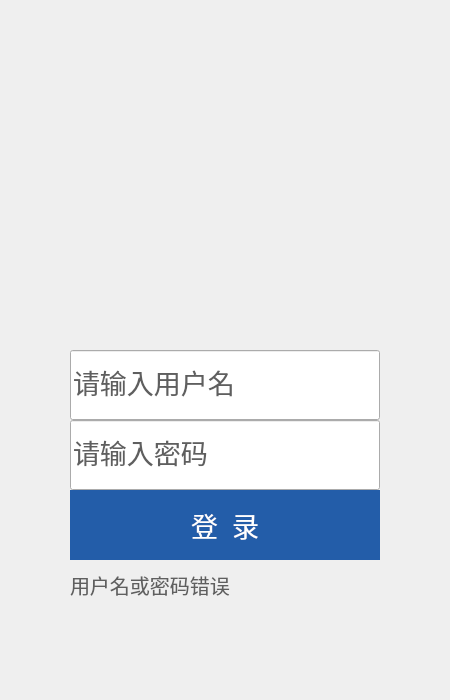
<?xml version="1.0" encoding="UTF-8"?>
<ui version="4.0">
 <class>MainWindow</class>
 <widget class="QMainWindow" name="MainWindow">
  <property name="enabled">
   <bool>true</bool>
  </property>
  <property name="geometry">
   <rect>
    <x>0</x>
    <y>0</y>
    <width>450</width>
    <height>700</height>
   </rect>
  </property>
  <property name="minimumSize">
   <size>
    <width>450</width>
    <height>700</height>
   </size>
  </property>
  <property name="maximumSize">
   <size>
    <width>450</width>
    <height>700</height>
   </size>
  </property>
  <property name="windowTitle">
   <string>Login</string>
  </property>
  <widget class="QWidget" name="centralWidget">
   <widget class="QLabel" name="bg_title">
    <property name="geometry">
     <rect>
      <x>0</x>
      <y>0</y>
      <width>450</width>
      <height>700</height>
     </rect>
    </property>
    <property name="minimumSize">
     <size>
      <width>450</width>
      <height>700</height>
     </size>
    </property>
    <property name="maximumSize">
     <size>
      <width>450</width>
      <height>700</height>
     </size>
    </property>
    <property name="text">
     <string/>
    </property>
    <property name="textFormat">
     <enum>Qt::AutoText</enum>
    </property>
    <property name="pixmap">
     <pixmap>../loginbg.jpg</pixmap>
    </property>
   </widget>
   <widget class="QLineEdit" name="username">
    <property name="geometry">
     <rect>
      <x>70</x>
      <y>350</y>
      <width>310</width>
      <height>70</height>
     </rect>
    </property>
    <property name="minimumSize">
     <size>
      <width>310</width>
      <height>70</height>
     </size>
    </property>
    <property name="maximumSize">
     <size>
      <width>310</width>
      <height>70</height>
     </size>
    </property>
    <property name="palette">
     <palette>
      <active>
       <colorrole role="Text">
        <brush brushstyle="SolidPattern">
         <color alpha="255">
          <red>95</red>
          <green>95</green>
          <blue>95</blue>
         </color>
        </brush>
       </colorrole>
      </active>
      <inactive>
       <colorrole role="Text">
        <brush brushstyle="SolidPattern">
         <color alpha="255">
          <red>95</red>
          <green>95</green>
          <blue>95</blue>
         </color>
        </brush>
       </colorrole>
      </inactive>
      <disabled>
       <colorrole role="Text">
        <brush brushstyle="SolidPattern">
         <color alpha="255">
          <red>120</red>
          <green>120</green>
          <blue>120</blue>
         </color>
        </brush>
       </colorrole>
      </disabled>
     </palette>
    </property>
    <property name="font">
     <font>
      <family>微软雅黑</family>
      <pointsize>20</pointsize>
      <weight>50</weight>
      <bold>false</bold>
     </font>
    </property>
    <property name="text">
     <string>请输入用户名</string>
    </property>
   </widget>
   <widget class="QLineEdit" name="password">
    <property name="geometry">
     <rect>
      <x>70</x>
      <y>420</y>
      <width>310</width>
      <height>70</height>
     </rect>
    </property>
    <property name="minimumSize">
     <size>
      <width>310</width>
      <height>70</height>
     </size>
    </property>
    <property name="maximumSize">
     <size>
      <width>310</width>
      <height>70</height>
     </size>
    </property>
    <property name="palette">
     <palette>
      <active>
       <colorrole role="WindowText">
        <brush brushstyle="SolidPattern">
         <color alpha="255">
          <red>0</red>
          <green>0</green>
          <blue>0</blue>
         </color>
        </brush>
       </colorrole>
       <colorrole role="Text">
        <brush brushstyle="SolidPattern">
         <color alpha="255">
          <red>95</red>
          <green>95</green>
          <blue>95</blue>
         </color>
        </brush>
       </colorrole>
      </active>
      <inactive>
       <colorrole role="WindowText">
        <brush brushstyle="SolidPattern">
         <color alpha="255">
          <red>0</red>
          <green>0</green>
          <blue>0</blue>
         </color>
        </brush>
       </colorrole>
       <colorrole role="Text">
        <brush brushstyle="SolidPattern">
         <color alpha="255">
          <red>95</red>
          <green>95</green>
          <blue>95</blue>
         </color>
        </brush>
       </colorrole>
      </inactive>
      <disabled>
       <colorrole role="WindowText">
        <brush brushstyle="SolidPattern">
         <color alpha="255">
          <red>120</red>
          <green>120</green>
          <blue>120</blue>
         </color>
        </brush>
       </colorrole>
       <colorrole role="Text">
        <brush brushstyle="SolidPattern">
         <color alpha="255">
          <red>120</red>
          <green>120</green>
          <blue>120</blue>
         </color>
        </brush>
       </colorrole>
      </disabled>
     </palette>
    </property>
    <property name="font">
     <font>
      <family>微软雅黑</family>
      <pointsize>20</pointsize>
      <stylestrategy>PreferDefault</stylestrategy>
      <kerning>true</kerning>
     </font>
    </property>
    <property name="text">
     <string>请输入密码</string>
    </property>
   </widget>
   <widget class="QPushButton" name="submit">
    <property name="geometry">
     <rect>
      <x>70</x>
      <y>490</y>
      <width>310</width>
      <height>70</height>
     </rect>
    </property>
    <property name="minimumSize">
     <size>
      <width>310</width>
      <height>70</height>
     </size>
    </property>
    <property name="maximumSize">
     <size>
      <width>310</width>
      <height>70</height>
     </size>
    </property>
    <property name="font">
     <font>
      <family>微软雅黑</family>
      <pointsize>20</pointsize>
      <weight>50</weight>
      <bold>false</bold>
     </font>
    </property>
    <property name="cursor">
     <cursorShape>PointingHandCursor</cursorShape>
    </property>
    <property name="styleSheet">
     <string notr="true">background-color: rgb(35, 93, 169);
border: none;
selection-background-color: rgb(6, 161, 224);
color: rgb(255, 255, 255);</string>
    </property>
    <property name="text">
     <string>登  录</string>
    </property>
   </widget>
   <widget class="QLabel" name="reminder">
    <property name="enabled">
     <bool>true</bool>
    </property>
    <property name="geometry">
     <rect>
      <x>70</x>
      <y>570</y>
      <width>300</width>
      <height>30</height>
     </rect>
    </property>
    <property name="palette">
     <palette>
      <active>
       <colorrole role="WindowText">
        <brush brushstyle="SolidPattern">
         <color alpha="255">
          <red>95</red>
          <green>95</green>
          <blue>95</blue>
         </color>
        </brush>
       </colorrole>
      </active>
      <inactive>
       <colorrole role="WindowText">
        <brush brushstyle="SolidPattern">
         <color alpha="255">
          <red>95</red>
          <green>95</green>
          <blue>95</blue>
         </color>
        </brush>
       </colorrole>
      </inactive>
      <disabled>
       <colorrole role="WindowText">
        <brush brushstyle="SolidPattern">
         <color alpha="255">
          <red>120</red>
          <green>120</green>
          <blue>120</blue>
         </color>
        </brush>
       </colorrole>
      </disabled>
     </palette>
    </property>
    <property name="font">
     <font>
      <family>微软雅黑</family>
      <pointsize>15</pointsize>
     </font>
    </property>
    <property name="text">
     <string>用户名或密码错误</string>
    </property>
   </widget>
  </widget>
 </widget>
 <layoutdefault spacing="6" margin="11"/>
 <resources/>
 <connections/>
</ui>
